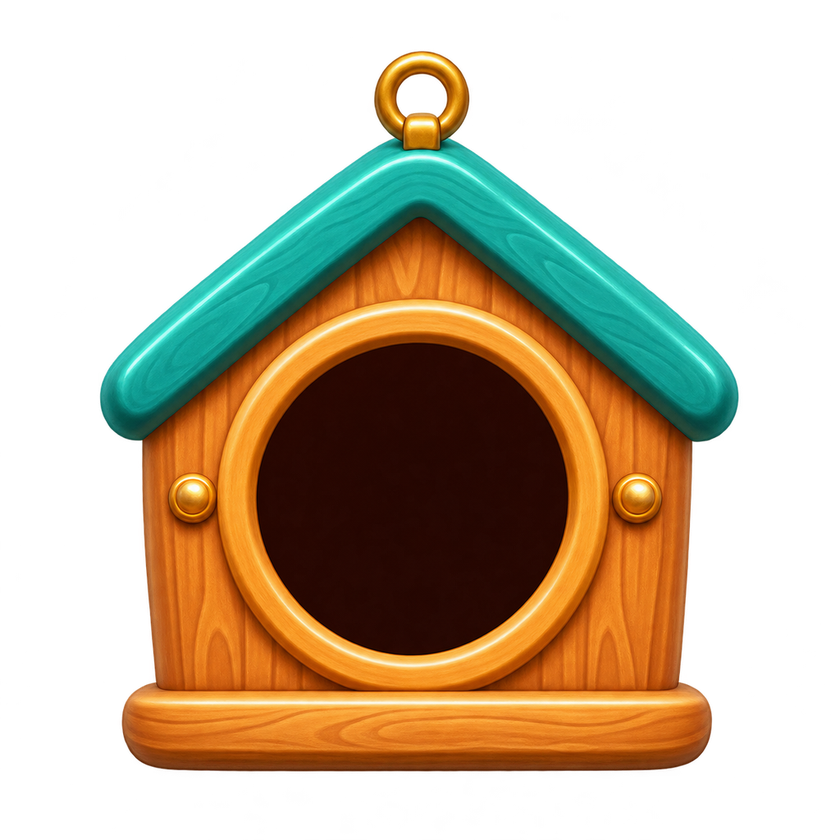
#> input picture tools/kit/house_default.png, 840 x 840 px, shrunk from 1024 x 1024 before the run
$ python tone.py house_default.png
#> lines starting #> are read from the running program, lines starting #| are printed output that depends on the picture
"""Tone down the painted kit: the sketch-derived pieces came out candy-bright. Saturated pixels lose some
saturation and a little brightness; cream and white stay as they are (the change is weighted by saturation).

uv run --no-project --with pillow --with numpy python tools/kit/tone.py <png>... [--sat 0.8 --val 0.92] [--out DIR]
Without --out the files are rewritten in place (originals stay in Git history)."""
import argparse, os
import numpy as np
from PIL import Image

def tone(img, sat, val):
#> called with sat = 0.8, val = 0.92
    rgba = np.asarray(img.convert("RGBA")).astype(np.float32) / 255.0
    hsv = np.asarray(img.convert("RGB").convert("HSV")).astype(np.float32) / 255.0
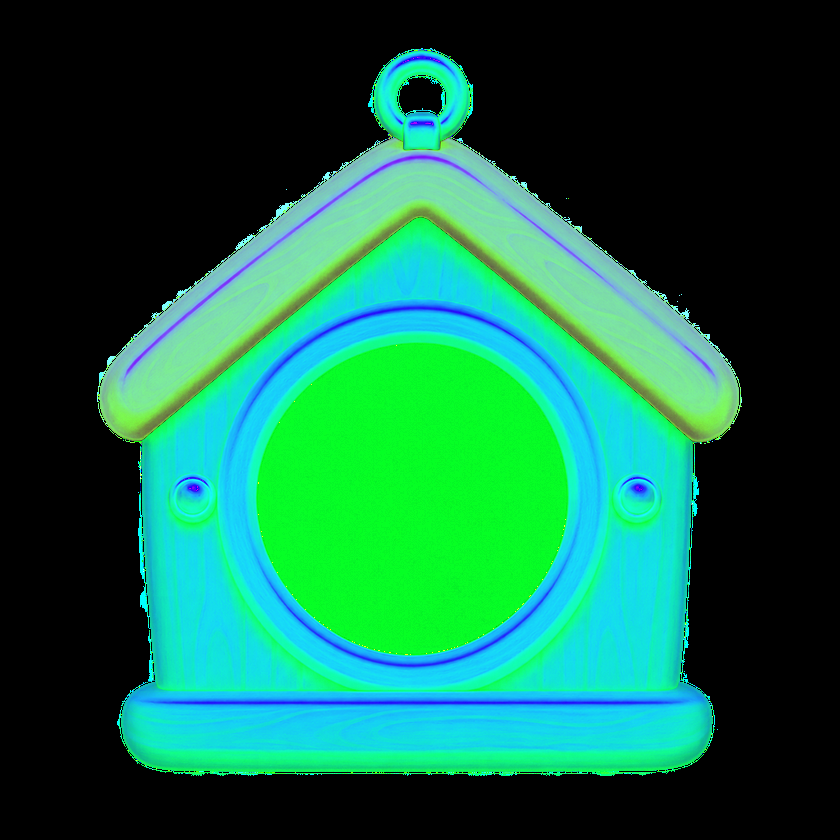
#> hsv: shape (840, 840, 3) float32; mean R, G, B 0.0676, 0.398, 0.279
    s = hsv[..., 1]
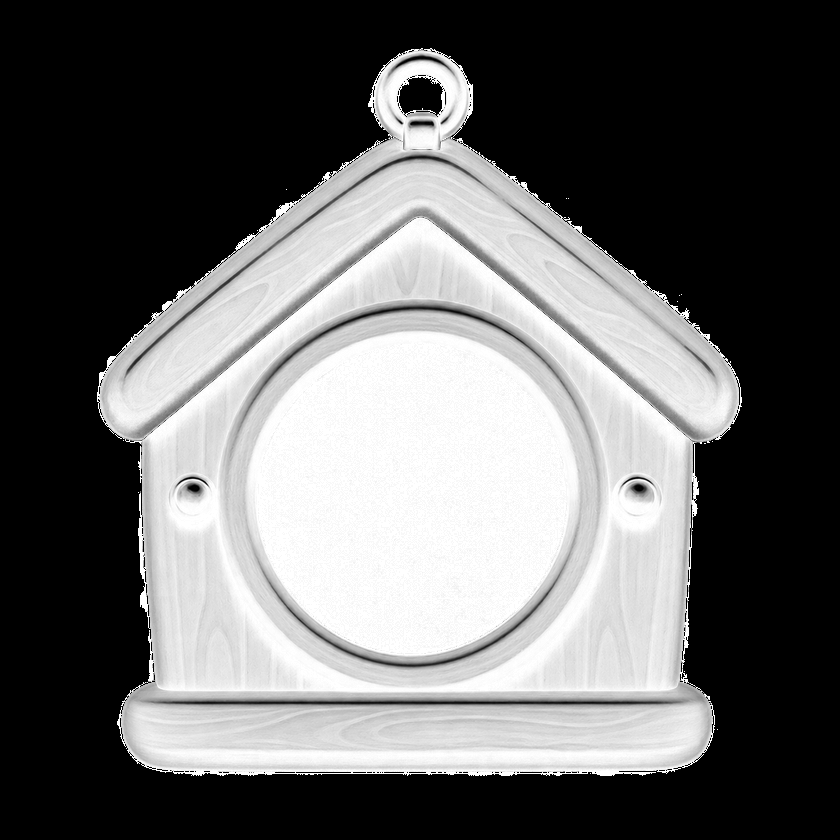
#> s: shape (840, 840) float32; min 0, max 1, mean 0.399
    w = np.clip((s - 0.25) / 0.45, 0.0, 1.0)          # 0 for cream/white, 1 for strong colour
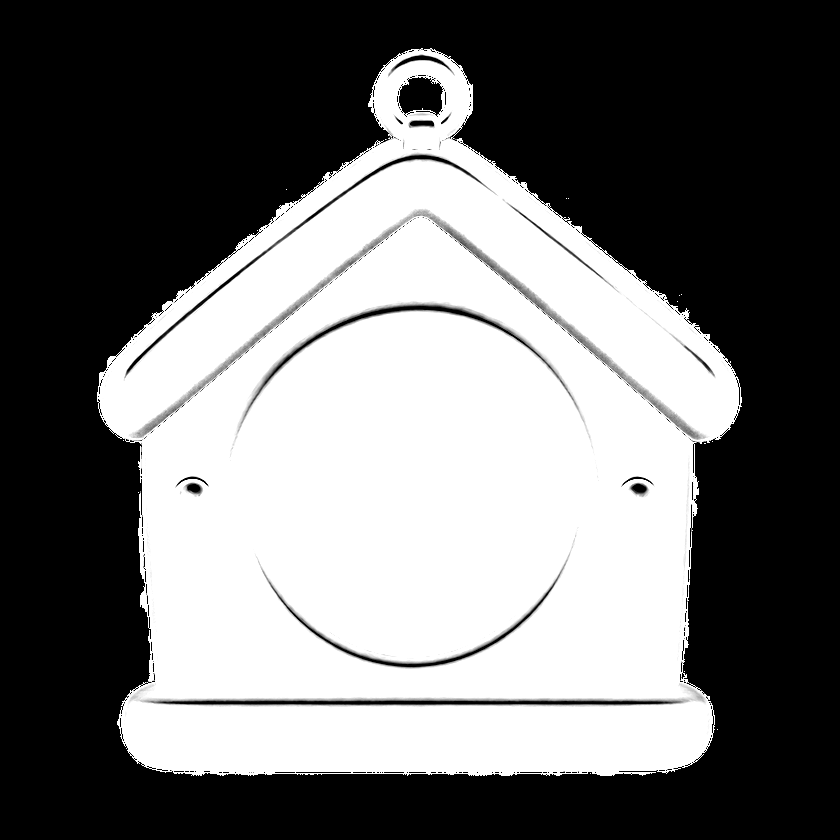
#> w: shape (840, 840) float32; min 0, max 1, mean 0.441
    hsv[..., 1] = s * (1.0 - w * (1.0 - sat))
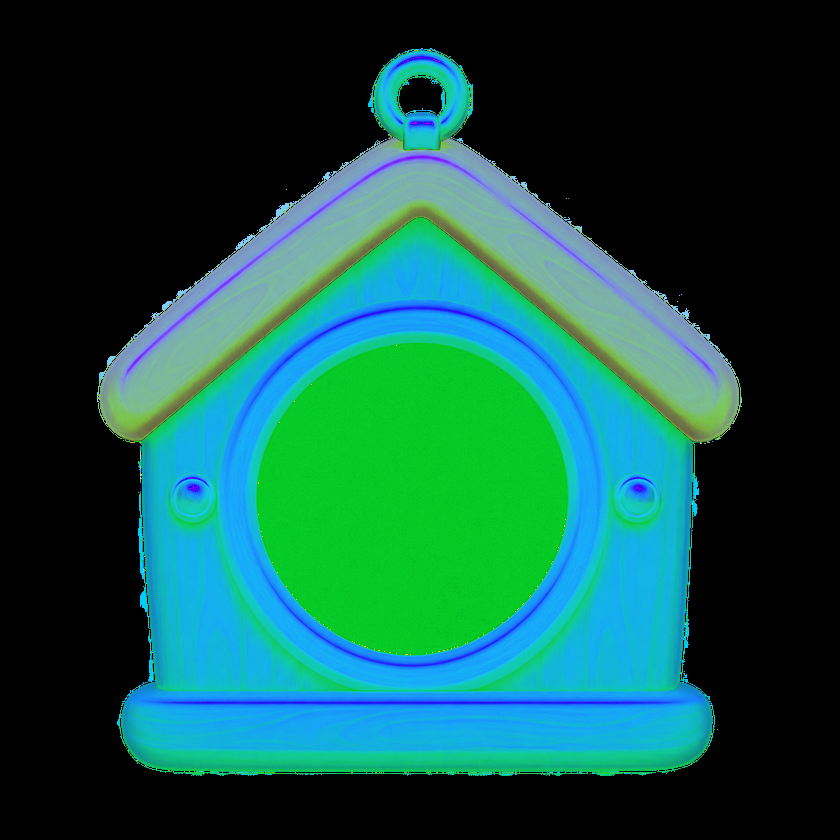
#> hsv: shape (840, 840, 3) float32; mean R, G, B 0.0676, 0.32, 0.279
    hsv[..., 2] = hsv[..., 2] * (1.0 - w * (1.0 - val))
    rgb = Image.fromarray((hsv * 255.0).round().astype(np.uint8), "HSV").convert("RGB")
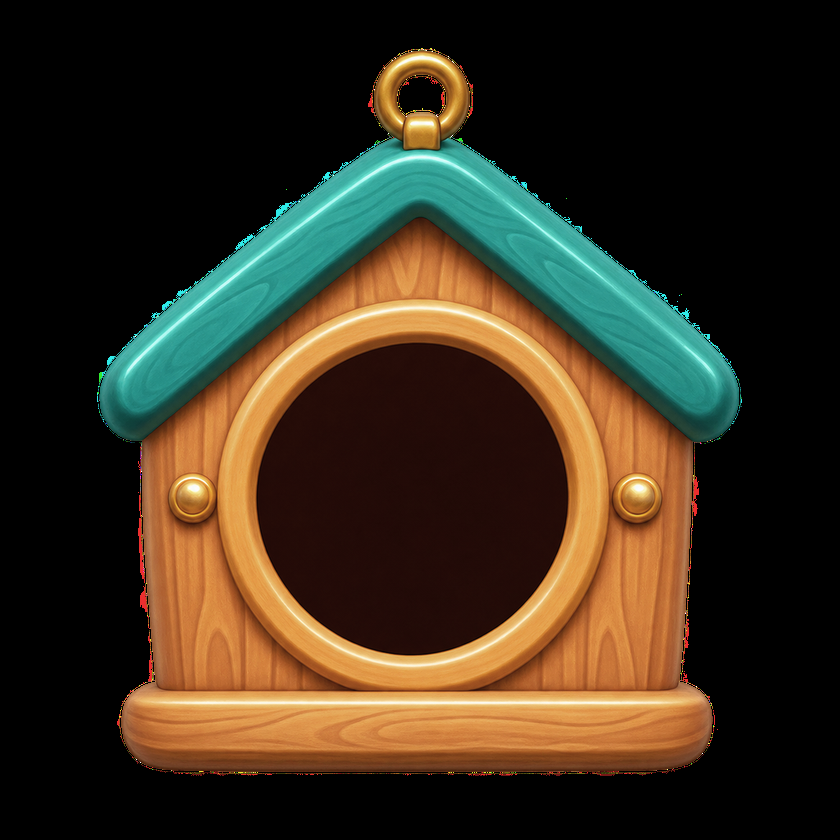
#> rgb: PIL image 840x840 RGB; mean R, G, B 56.8, 46, 29.6
    out = np.asarray(rgb).astype(np.float32) / 255.0
    return Image.fromarray((np.dstack([out, rgba[..., 3:]]) * 255.0).round().astype(np.uint8), "RGBA")
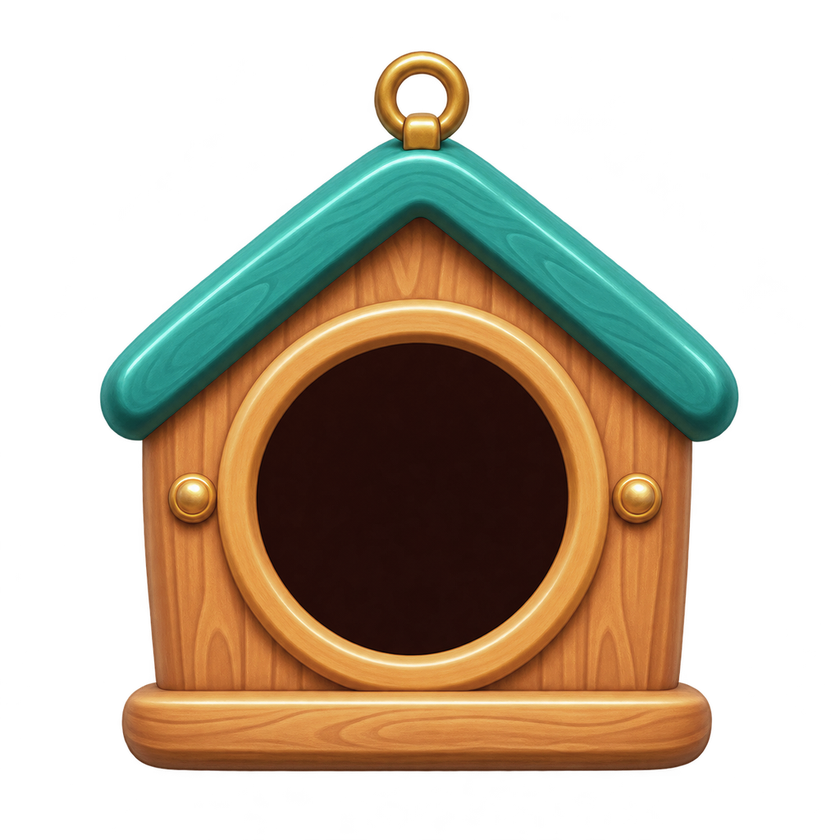
#> returned value: PIL image 840x840 RGBA; mean R, G, B, A 56.8, 46, 29.6, 112.9; transparent parts drawn white

if __name__ == "__main__":
    ap = argparse.ArgumentParser()
    ap.add_argument("files", nargs="+")
    ap.add_argument("--sat", type=float, default=0.8)
    ap.add_argument("--val", type=float, default=0.92)
    ap.add_argument("--out")
    a = ap.parse_args()
    for f in a.files:
        t = tone(Image.open(f), a.sat, a.val)
        dst = os.path.join(a.out, os.path.basename(f)) if a.out else f
        t.save(dst, optimize=True)
        print(dst)

$ run again, on tools/kit/style_house_acorn.png
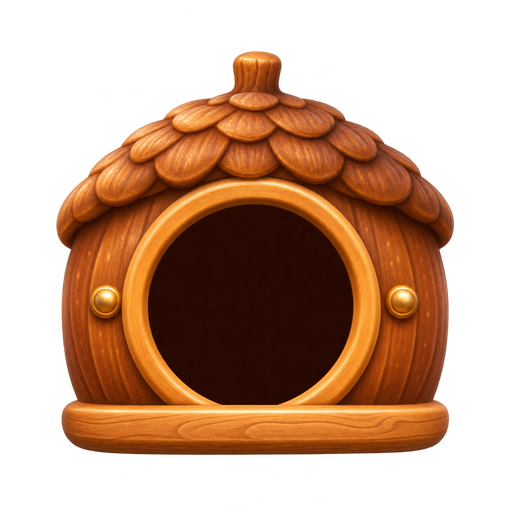
#> input picture tools/kit/style_house_acorn.png, 512 x 512 px
#> in tone, `rgb = Image.fromarray((hsv * 255.0).round().astype(np.uint8), "HSV").c..`:
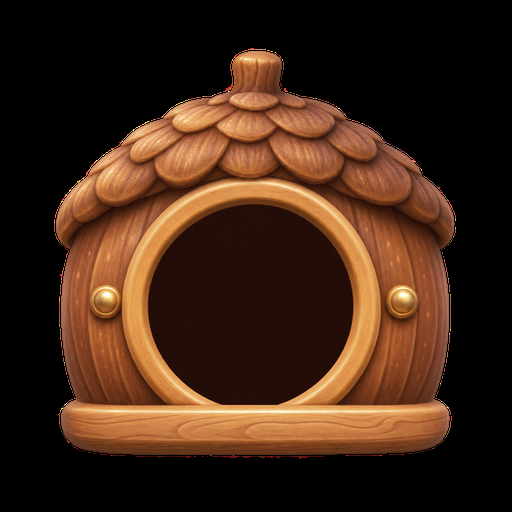
#> rgb: PIL image 512x512 RGB; mean R, G, B 63.9, 37.9, 22
#> in tone, `return Image.fromarray((np.dstack([out, rgba[..., 3:]]) * 255.0).round..`:
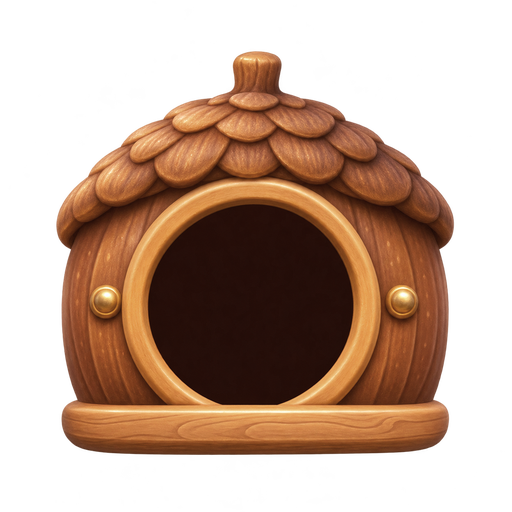
#> returned value: PIL image 512x512 RGBA; mean R, G, B, A 63.9, 37.9, 22, 121.7; transparent parts drawn white

$ run again, on tools/kit/style_house_teapot.png
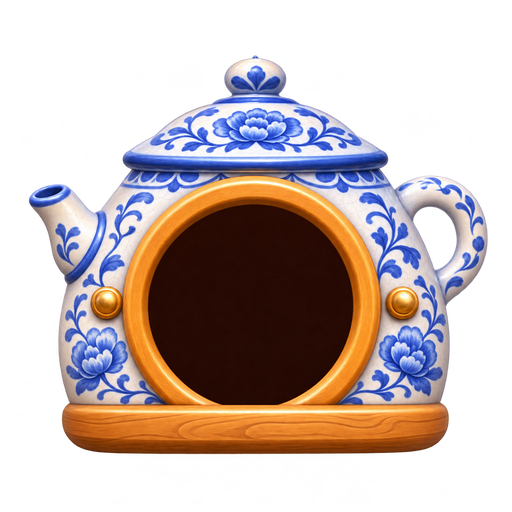
#> input picture tools/kit/style_house_teapot.png, 512 x 512 px
#> in tone, `rgb = Image.fromarray((hsv * 255.0).round().astype(np.uint8), "HSV").c..`:
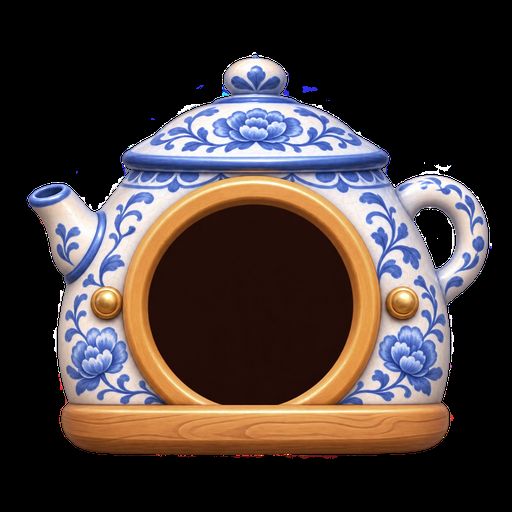
#> rgb: PIL image 512x512 RGB; mean R, G, B 67.5, 56.7, 55.1
#> in tone, `return Image.fromarray((np.dstack([out, rgba[..., 3:]]) * 255.0).round..`:
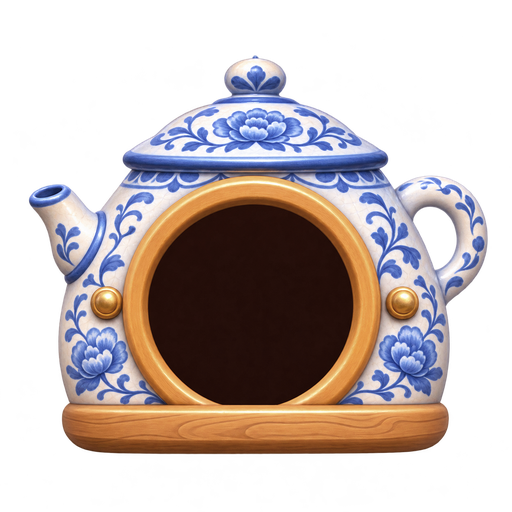
#> returned value: PIL image 512x512 RGBA; mean R, G, B, A 67.5, 56.7, 55.1, 121.2; transparent parts drawn white
